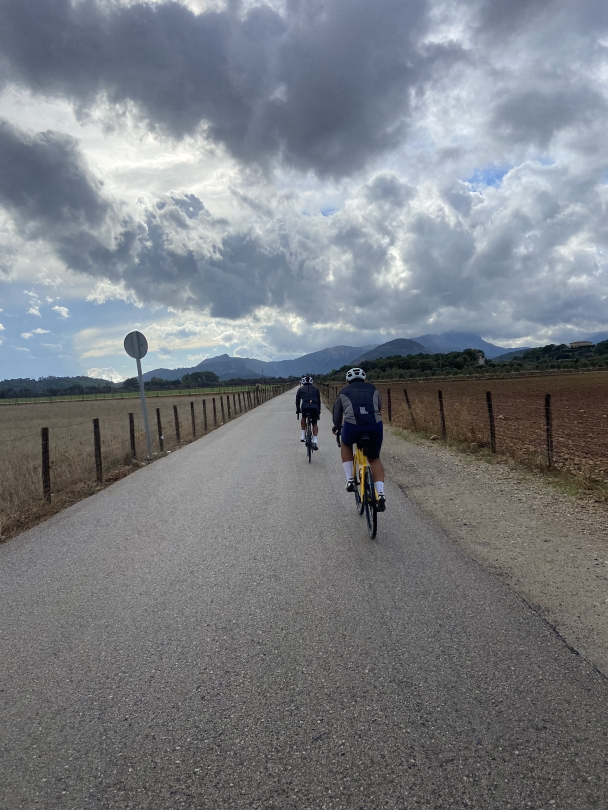
#> input picture tmpmedia/IMG_0764.jpg, 1215 x 1620 px (shown at 1/2 size)
$ python -i masks.py   (imports and definitions only)
#> lines starting #> are read from the running program, lines starting #| are printed output that depends on the picture
#!/usr/bin/env python3
"""Rider masks for every frame of base2.mp4 (u2net, onnx) → masks/m_%05d.png + person_boxes.json.

Flicker-free by construction:
  * photo scenes: ONE mask computed on the photo canvas, then moved with the scene's own Ken Burns matrices
    (seg2/<sid>.kb.json from base2.py) — identical motion, no frame-to-frame jitter;
  * clip scenes: per-frame masks, smoothed with a 5-frame temporal median; a clip whose rider still can't be
    tracked steadily (mask popping on/off) gets no cut-out at all — the big text just sits on top instead of flickering.
usage: masks.py            (REUSE=1 keeps existing raw clip masks in masks/raw/ and only re-does smoothing)"""
import os, sys, json, numpy as np, cv2, onnxruntime as ort
D = os.path.dirname(os.path.abspath(__file__)); OUT = os.path.join(D, "masks"); RAW = os.path.join(OUT, "raw")
# [2 lines not run here, left out]
REUSE = os.environ.get("REUSE") == "1"
_sess = None
def sess():
    global _sess
    if _sess is None:
        so = ort.SessionOptions(); so.intra_op_num_threads = os.cpu_count() or 2; so.inter_op_num_threads = 1
        _sess = ort.InferenceSession(os.path.expanduser("~/.u2net/u2net.onnx"), so, providers=["CPUExecutionProvider"])
    return _sess
MEAN = np.array([0.485, 0.456, 0.406], np.float32); STD = np.array([0.229, 0.224, 0.225], np.float32)
def predict(bgr):
    rgb = cv2.cvtColor(bgr, cv2.COLOR_BGR2RGB); small = cv2.resize(rgb, (320, 320), interpolation=cv2.INTER_AREA).astype(np.float32) / 255.0
    x = ((small - MEAN) / STD).transpose(2, 0, 1)[None]
    p = sess().run(None, {sess().get_inputs()[0].name: x})[0][0, 0]
    p = (p - p.min()) / (p.max() - p.min() + 1e-6)
    m = cv2.resize(p, (bgr.shape[1], bgr.shape[0]), interpolation=cv2.INTER_LINEAR)
    m = np.clip((m - 0.35) / 0.3, 0, 1)  # soft threshold
    # drop blobs that touch the top edge (cliffs, ceilings, trees) or cover >45% of the frame — a rider never does
    bw = (m > 0.5).astype(np.uint8); n, lab, stats, _ = cv2.connectedComponentsWithStats(bw, 8)
    hh_, ww_ = bw.shape
    for k in range(1, n):
        x0, y0, w, hh, area = stats[k]
        if y0 == 0 or area > 0.45 * hh_ * ww_: m[lab == k] = 0
    m = cv2.GaussianBlur(m, (0, 0), 2.5 * bw.shape[1] / W)
    return (m * 255).astype(np.uint8)

def iou(a, b):
    a = a > 128; b = b > 128; u = (a | b).sum(); return 1.0 if u == 0 else (a & b).sum() / u

boxes = {}
# [1 line not run here, left out]
def write(i, m, sid):
    cv2.imwrite(os.path.join(OUT, f"m_{i:05d}.png"), m)
    ys, xs = np.where(m > 128)
    if len(xs) > 2000:
        b = [xs.min() / W, ys.min() / H, xs.max() / W, ys.max() / H]; bb = boxes.get(sid)
        boxes[sid] = b if bb is None else [min(bb[0], b[0]), min(bb[1], b[1]), max(bb[2], b[2]), max(bb[3], b[3])]

# [29 lines not run here, left out]

>>> import cv2
>>> picture = cv2.imread('../../tmpmedia/IMG_0764.jpg')
#> picture is the input picture: shape (1620, 1215, 3); mean B, G, R 129.8, 124.3, 120.2
>>> result = predict(picture)
#> in predict, `small = cv2.resize(rgb, (320, 320), interpolation=cv2.INTER_AREA).asty`:
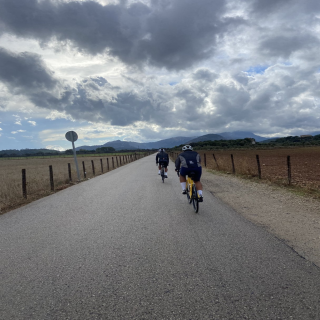
#> small: shape (320, 320, 3) float32; mean R, G, B 0.471, 0.487, 0.509
#> (the run stopped early here; a loop or call above may not have finished)

$ run again, on tmpmedia/IMG_0802.jpg
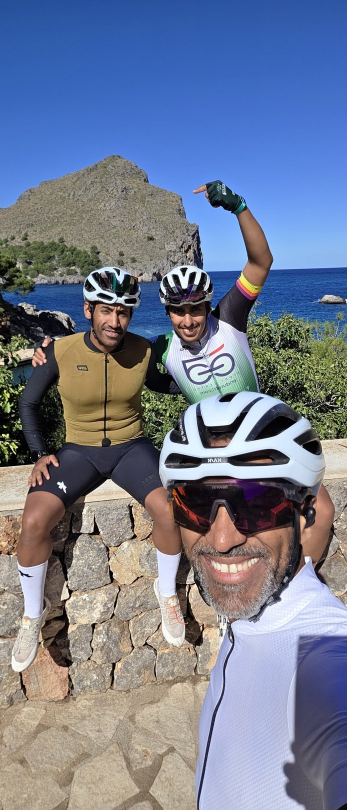
#> input picture tmpmedia/IMG_0802.jpg, 694 x 1620 px (shown at 1/2 size)
#> picture is the input picture: shape (1620, 694, 3); mean B, G, R 144.3, 123.7, 115.7
#> in predict, `small = cv2.resize(rgb, (320, 320), interpolation=cv2.INTER_AREA).asty`:
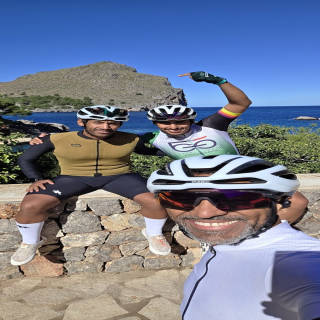
#> small: shape (320, 320, 3) float32; mean R, G, B 0.454, 0.485, 0.566

$ run again, on tmpmedia/IMG_0823.jpg
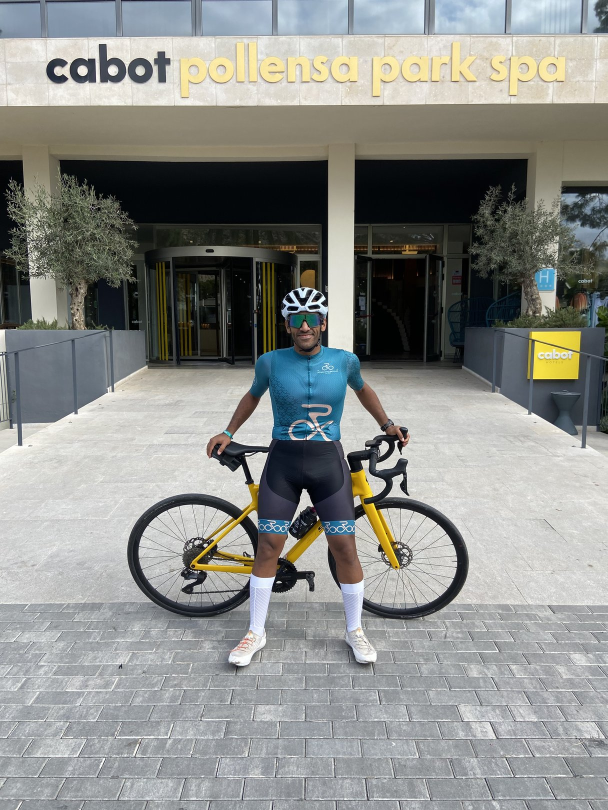
#> input picture tmpmedia/IMG_0823.jpg, 1215 x 1620 px (shown at 1/2 size)
#> picture is the input picture: shape (1620, 1215, 3); mean B, G, R 137, 140.5, 138.5
#> in predict, `small = cv2.resize(rgb, (320, 320), interpolation=cv2.INTER_AREA).asty`:
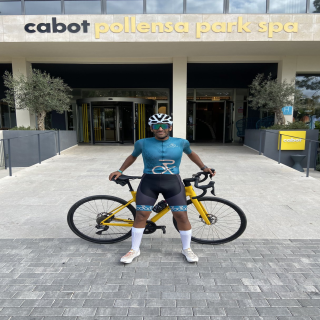
#> small: shape (320, 320, 3) float32; mean R, G, B 0.544, 0.551, 0.538

$ run again, on tmpmedia/IMG_0851.jpg
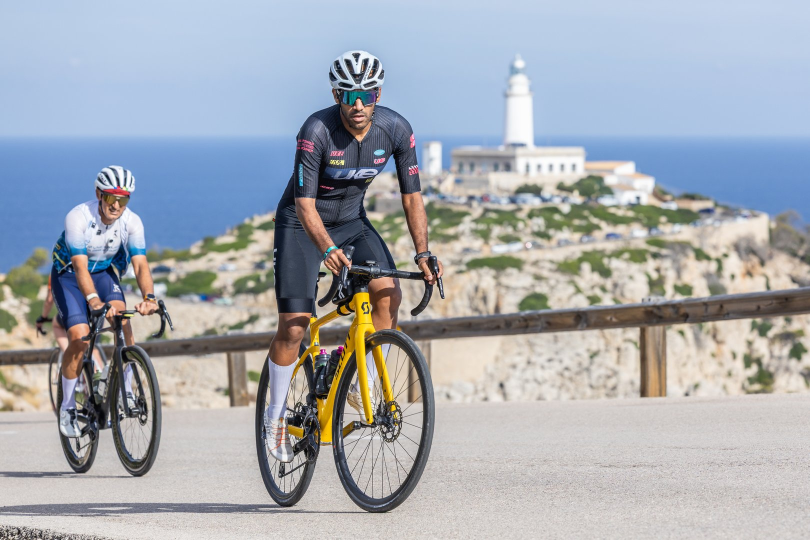
#> input picture tmpmedia/IMG_0851.jpg, 1620 x 1080 px (shown at 1/2 size)
#> picture is the input picture: shape (1080, 1620, 3); mean B, G, R 177.1, 170, 165.1
#> in predict, `small = cv2.resize(rgb, (320, 320), interpolation=cv2.INTER_AREA).asty`:
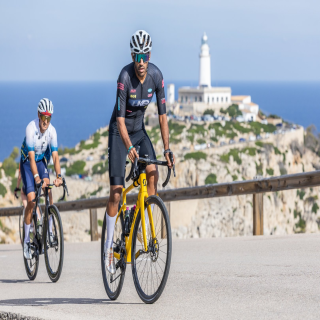
#> small: shape (320, 320, 3) float32; mean R, G, B 0.648, 0.667, 0.695
